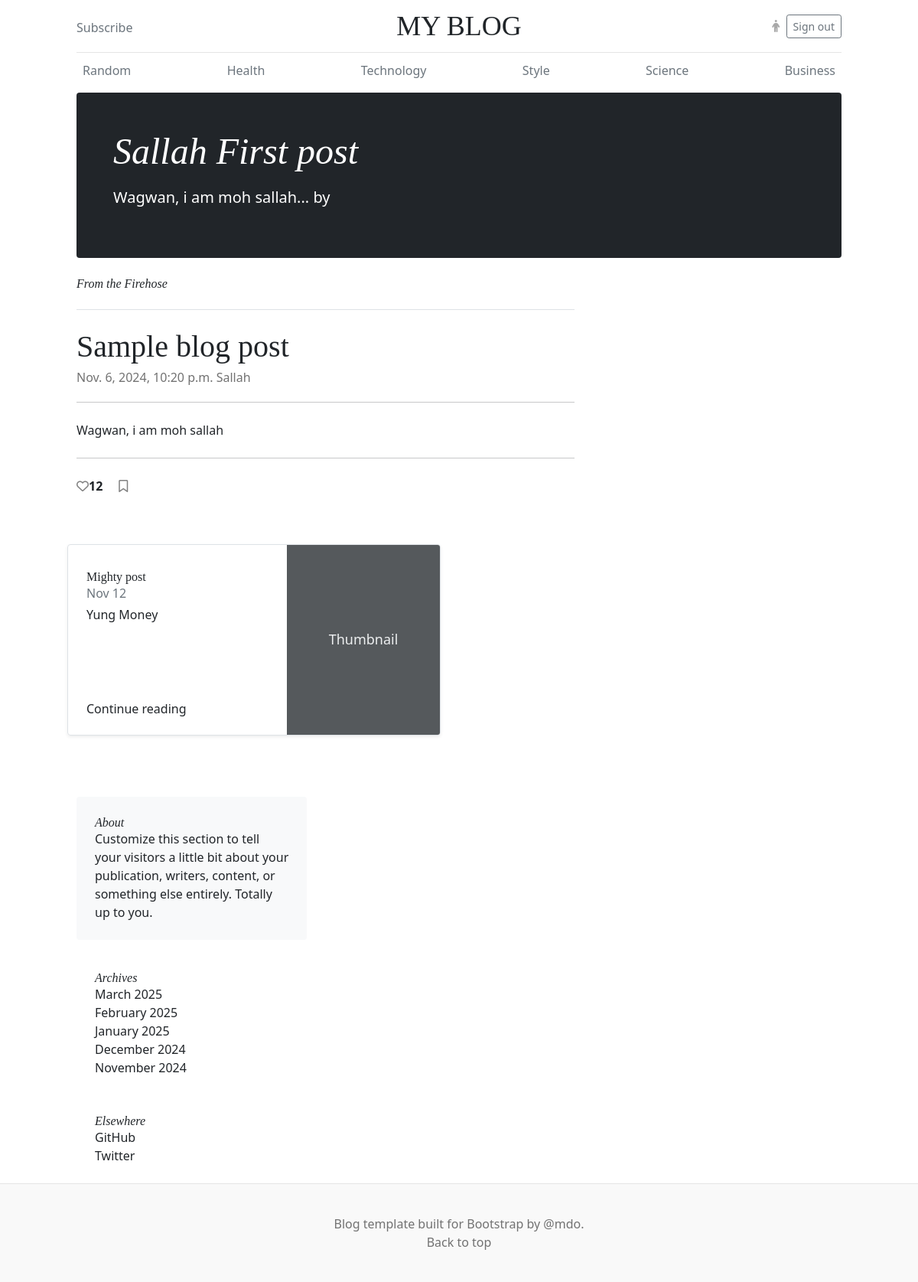
/blog/sallah-first-post/ (signed in), run on an earlier commit of the app's database.
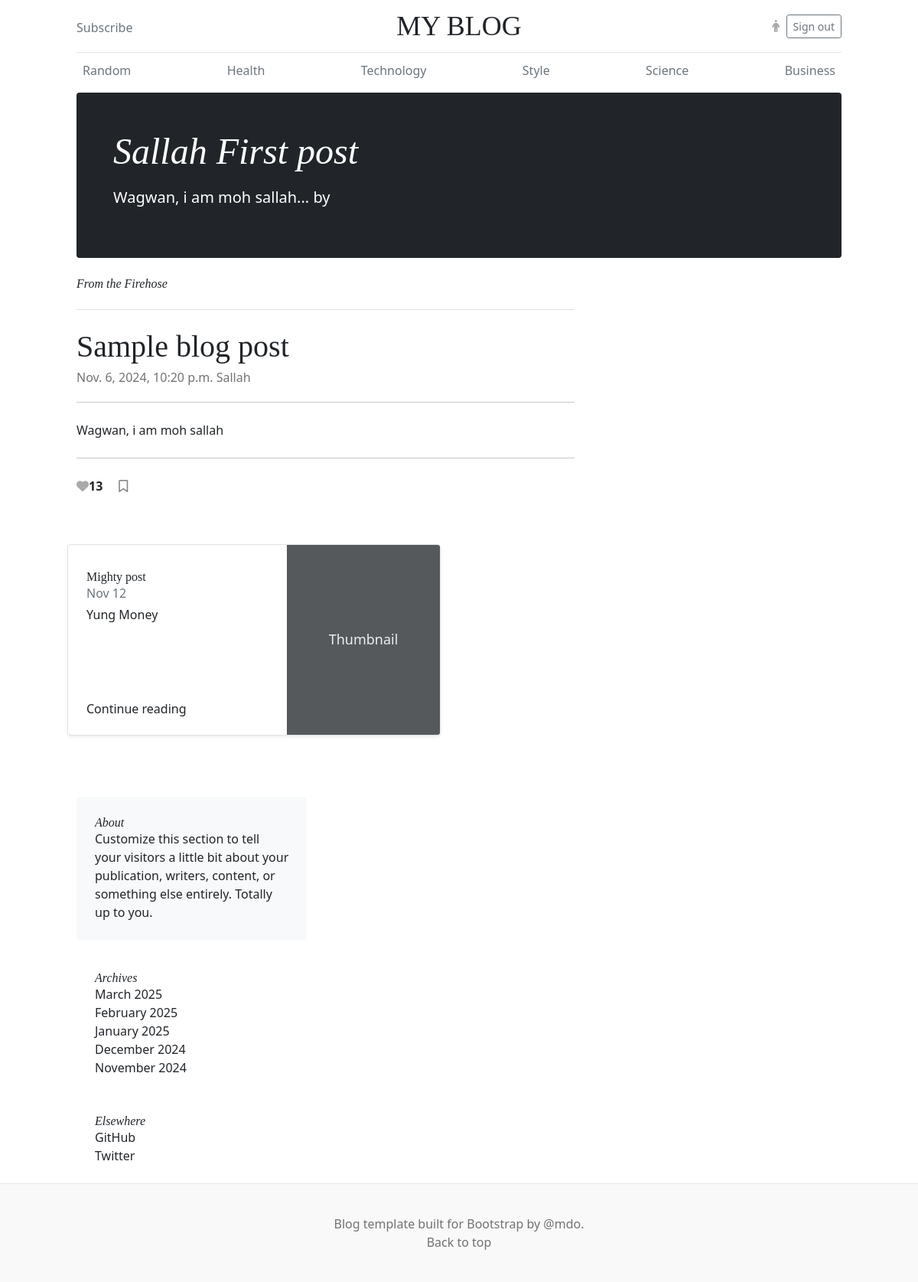
And on a later commit of the database.
### blog_app/models.py (models this page shows, shortened)
class Post(models.Model):
	id = models.UUIDField(primary_key=True, default=uuid.uuid4, editable=False)
	title = models.CharField(max_length=200)
	slug = models.SlugField(max_length=200, unique=True)
	author = models.ForeignKey(User, on_delete=models.CASCADE)
	content = models.TextField()
	created_at = models.DateTimeField(auto_now_add=True)
	updated_at = models.DateTimeField(auto_now=True)
	likes = models.IntegerField(default=0)
	categories = models.ForeignKey(Category, on_delete=models.CASCADE)
	is_published = models.BooleanField(default=True)
	def short_content(self):
		words = self.content.split()[:5]
		return ' '.join(words) + '...' if len(words) == 5 else ' '.join(words)

### blog_app/views.py (the view)
# urls.py: path('blog/<slug:slug>/', views.post_detail, name='post_detail'),
def post_detail(request, slug):
    post = get_object_or_404(Post, slug=slug)
    post_category = post.categories
    similar_post = Post.objects.filter(categories=post_category).all().exclude(id=post.id)
    user_profile = request.user.profile
    liked_post = user_profile.liked_post.all()
    saved_post = user_profile.bookmarked.all()
    context = {
    	'post': post,
    	'user_profile': user_profile,
    	"liked_post": liked_post,
    	"saved_post": saved_post,
    	'similar_post':similar_post,
    }
    return render(request, 'pages/post_detail.html', context)

### htmx_app/urls.py (called while the page is built)
    def to_url(self, value):
        return str(value)

### blog_app/templates/pages/post_detail.html (shortened to what this page needs)
{% extends 'base.html' %}
{% block title %}
MY BLOG
{% endblock %}
{% block top_blog %}
<h1 class="display-4 fst-italic">{{ post.title }}</h1>
      <p class="lead my-3">{{ post.short_content }} by</p>
{% endblock %}
{% block content %}
<div class="row g-5">
    <div class="col-md-8">
      <h3 class="pb-4 mb-4 fst-italic border-bottom">
        From the Firehose
      </h3>
      <article class="blog-post">
        <h2 class="blog-post-title">Sample blog post</h2>
        <p class="blog-post-meta">{{ post.created_at }}<a href="{% url 'profile' post.author.username %}"> {{ post.author.username }}</a></p>
        <hr></br>
        <p>{{ post.content }}</p></br>
        <hr></br>
        <div id="like_id">
        {% if post in liked_post  %}
        <i hx-post="{% url 'like_count2' post.id %}" hx-target="#like_id" hx-swap="innerhtml" class="fa-solid fa-heart" style="color:darkgrey;"></i><b>{{ post.likes }}</b>
        {% else %}
        <i hx-post="{% url 'like_count2' post.id %}" hx-target="#like_id" hx-swap="innerhtml" class="fa fa-heart-o" style="color:grey;"></i><b>{{ post.likes }}</b>
        {% endif %}
        {% if post in saved_post %}
        &nbsp; &nbsp; <i hx-post="{% url 'bookmark' post.id %}" hx-target="#like_id" hx-swap="innerhtml" class="fa fa-bookmark" style="color:grey;"></i>
        {% else %}
        &nbsp; &nbsp; <i hx-post="{% url 'bookmark' post.id %}" hx-target="#like_id" hx-swap="innerhtml" class="fa fa-bookmark-o" style="color:grey;"></i>
        {% endif %}
        </div>
      </article>
    </div>
<div class="row mb-2">
  {% for post in similar_post %}
    <div class="col-md-6">
      <div class="row g-0 border rounded overflow-hidden flex-md-row mb-4 shadow-sm h-md-250 position-relative">
        <div class="col p-4 d-flex flex-column position-static">
          <h3 class="mb-0">{{ post.title }}</h3>
          <div class="mb-1 text-muted">Nov 12</div>
          <p class="card-text mb-auto">{{ post.short_content }}</p>
          <a href="{% url 'post_detail' slug=post.slug %}" class="stretched-link">Continue reading</a>
        </div>
        <div class="col-auto d-none d-lg-block">
          <svg class="bd-placeholder-img" width="200" height="250" xmlns="http://www.w3.org/2000/svg" role="img" aria-label="Placeholder: Thumbnail" preserveAspectRatio="xMidYMid slice" focusable="false"><title>Placeholder</title><rect width="100%" height="100%" fill="#55595c"/><text x="50%" y="50%" fill="#eceeef" dy=".3em">Thumbnail</text></svg>
        </div>
      </div>
    </div>
    {% endfor %}
</div>
{% endblock %}

### blog_app/templates/base.html (shortened to what this page needs)
<!doctype html>
{% load static %}
{% load django_htmx %}
<html lang="en">
  <head>
    <link href="{% static 'css/bootstrap.min.css' %}" rel="stylesheet">
    <link href="{% static 'css/blog.css' %}" rel="stylesheet">
    <link href="https://cdn.jsdelivr.net/npm/flowbite@2.5.2/dist/flowbite.min.css" rel="stylesheet" />
  </head>
  <body>
<div class="container">
  <header class="blog-header py-3">
    <div class="row flex-nowrap justify-content-between align-items-center">
      <div class="col-4 pt-1">
        <a class="link-secondary" href="#">Subscribe</a>
      </div>
      <div class="col-4 text-center">
        <a class="blog-header-logo text-dark" href="#">{% block title %} {% endblock %}</a>
      </div>
      <div class="col-4 d-flex justify-content-end align-items-center">
        {% if user.is_authenticated %}
        <a class="link-secondary" href="#" aria-label="Search">
          <i class="fa fa-person" style="color:darkgrey;"></i>
        </a> &nbsp;&nbsp;
        <a class="btn btn-sm btn-outline-secondary" href="{% url 'logout' %}">Sign out</a>
        {% else %}
        <a class="btn btn-sm btn-outline-secondary" href="{% url 'signin' %}">Sign in</a>
        {% endif %}
      </div>
    </div>
  </header>
{% include 'navbar.html' %}
<main class="container">
  <div class="p-4 p-md-5 mb-4 text-white rounded bg-dark">
    <div class="col-md-6 px-0">
      {% block top_blog %}
      {% endblock %}
    </div>
  </div>
{% block content %}
{% endblock %}
{% include 'sidelinks.html' %}
<footer class="blog-footer">
  <p>Blog template built for <a href="https://getbootstrap.com/">Bootstrap</a> by <a href="https://twitter.com/mdo">@mdo</a>.</p>
  <p>
    <a href="#">Back to top</a>
  </p>
</footer>
  </body>
</html>

### blog_app/templates/navbar.html
<div class="nav-scroller py-1 mb-2">
    <nav class="nav d-flex justify-content-between">
      <a class="p-2 link-secondary" href="{% url 'random' %}">Random</a>
      <a class="p-2 link-secondary" href="{% url 'health' %}">Health</a>
      <a class="p-2 link-secondary" href="{% url 'technology' %}">Technology</a>
      <a class="p-2 link-secondary" href="#">Style</a>
      <a class="p-2 link-secondary" href="#">Science</a>
      <a class="p-2 link-secondary" href="{% url 'business' %}">Business</a>
    </nav>
  </div>
</div>

### blog_app/templates/sidelinks.html
<div class="col-md-4">
      <div class="position-sticky" style="top: 2rem;">
        <div class="p-4 mb-3 bg-light rounded">
          <h4 class="fst-italic">About</h4>
          <p class="mb-0">Customize this section to tell your visitors a little bit about your publication, writers, content, or something else entirely. Totally up to you.</p>
        </div>
        <div class="p-4">
          <h4 class="fst-italic">Archives</h4>
          <ol class="list-unstyled mb-0">
            <li><a href="#">March 2025</a></li>
            <li><a href="#">February 2025</a></li>
            <li><a href="#">January 2025</a></li>
            <li><a href="#">December 2024</a></li>
            <li><a href="#">November 2024</a></li>
          </ol>
        </div>
        <div class="p-4">
          <h4 class="fst-italic">Elsewhere</h4>
          <ol class="list-unstyled">
            <li><a href="#">GitHub</a></li>
            <li><a href="#">Twitter</a></li>
          </ol>
        </div>
      </div>
    </div>
  </div>
</main>

### static/css/blog.css (style rules this page uses)
.blog-header { line-height: 1; border-bottom: 1px solid #e5e5e5; }
.blog-header-logo { font-family: "Playfair Display", Georgia, "Times New Roman", serif; font-size: 2.25rem; }
h1, h2, h3, h4, h5, h6 { font-family: "Playfair Display", Georgia, "Times New Roman", serif; }
.display-4 { font-size: 2.5rem; }
@media (min-width: 768px) { .display-4 { font-size: 3rem; } }
.nav-scroller { position: relative; z-index: 2; height: 2.75rem; overflow-y: hidden; }
.nav-scroller .nav { display: flex; flex-wrap: nowrap; padding-bottom: 1rem; margin-top: -1px; overflow-x: auto; text-align: center; white-space: nowrap; -webkit-overflow-scrolling: touch; }
@media (min-width: 768px) { .h-md-250 { height: 250px; } }
.blog-post { margin-bottom: 4rem; }
.blog-post-title { margin-bottom: .25rem; font-size: 2.5rem; }
.blog-post-meta { margin-bottom: 1.25rem; color: #727272; }
.blog-footer { padding: 2.5rem 0; color: #727272; text-align: center; background-color: #f9f9f9; border-top: .05rem solid #e5e5e5; }
.blog-footer p:last-child { margin-bottom: 0; }

### blog_app/templates/base.html (style rules this page uses)
.bd-placeholder-img { font-size: 1.125rem; text-anchor: middle; -webkit-user-select: none; -moz-user-select: none; user-select: none; }

What changed in the data, as far as the page shows it:
changed Post "Sallah First post": likes "12" → "13"
